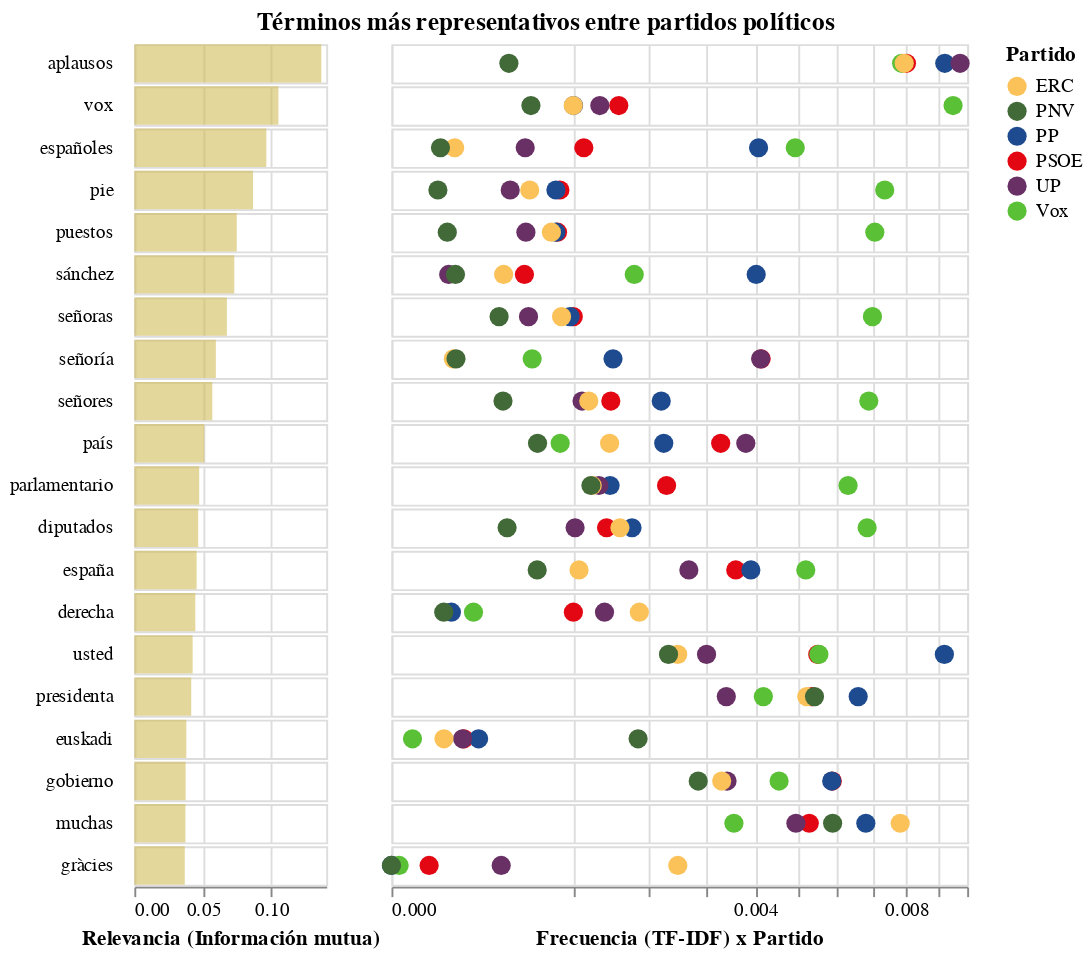

The notebook cell saved with this chart:
### Code cell
selection = alt.selection_point(fields=['_grupo'], bind='legend')


chart_tfidf_grupo = base_grupo.transform_fold(
    ["PSOE", "PP", "Vox", "UP", "ERC", "PNV"],
    ["_grupo", "tfidf"]    
).encode(
    row=alt.Row(
        "term:N",
        sort=alt.EncodingSortField(field="mi_grupo", op="mean", order="descending"),
        title="",
        spacing=0,
        header=None
    ),
    
    x=alt.X('tfidf:Q', title="Frecuencia (TF-IDF) x Partido").scale(type="sqrt"),
    color=alt.Color("_grupo:N",title="Partido", scale=alt.Scale(domain=color_domain,range=color_range)),
    opacity=alt.condition(
        selection,
        alt.value(1),
        alt.value(0.5)
    )
).mark_circle(size=100).add_params(
    selection
).properties(height=20, width=300)

chart_grupo = alt.hconcat(
    chart_mi_grupo, chart_tfidf_grupo,
    spacing=0,
    title=alt.TitleParams(
        ["Términos más representativos entre partidos políticos"],
        align="center",
        anchor="middle"
    )
)
chart_grupo

### Figure 1 — Vega-Lite specification as saved in the notebook (floating-point values rounded to 4 significant figures)
{"config": {"view": {"continuousWidth": 300, "continuousHeight": 300}}, "hconcat": [{"mark": {"type": "bar", "color": "#d2bd5a", "height": 20, "opacity": 0.6}, "encoding": {"row": {"field": "term", "header": {"labelAlign": "left", "labelAngle": 0, "labelOrient": "left"}, "sort": {"field": "mi_grupo", "op": "mean", "order": "descending"}, "spacing": 0, "title": "", "type": "nominal"}, "x": {"aggregate": "mean", "field": "mi_grupo", "title": "Relevancia (Información mutua)", "type": "quantitative"}}, "height": 20, "width": 100}, {"mark": {"type": "circle", "size": 100}, "encoding": {"color": {"field": "_grupo", "scale": {"domain": ["ERC", "PNV", "PP", "PSOE", "UP", "Vox"], "range": ["#fbc259", "#426938", "#1e4b8f", "#e30713", "#693065", "#5ac036"]}, "title": "Partido", "type": "nominal"}, "opacity": {"condition": {"param": "param_2", "value": 1}, "value": 0.5}, "row": {"field": "term", "header": null, "sort": {"field": "mi_grupo", "op": "mean", "order": "descending"}, "spacing": 0, "title": "", "type": "nominal"}, "x": {"field": "tfidf", "scale": {"type": "sqrt"}, "title": "Frecuencia (TF-IDF) x Partido", "type": "quantitative"}}, "height": 20, "name": "view_2", "transform": [{"fold": ["PSOE", "PP", "Vox", "UP", "ERC", "PNV"], "as": ["_grupo", "tfidf"]}], "width": 300}], "data": {"name": "data-2684c91b0f80a975b55a217026756cef"}, "params": [{"name": "param_2", "select": {"type": "point", "fields": ["_grupo"]}, "bind": "legend", "views": ["view_2"]}], "spacing": 0, "title": {"text": ["Términos más representativos entre partidos políticos"], "align": "center", "anchor": "middle"}, "$schema": "https://vega.github.io/schema/vega-lite/v5.6.1.json", "datasets": {"data-2684c91b0f80a975b55a217026756cef": [{"term": "aplausos", "mi_grupo": 0.1364, "ERC": 0.007933, "PNV": 0.000416, "PP": 0.009237, "PSOE": 0.008001, "UP": 0.009755, "Vox": 0.007853}, {"term": "vox", "mi_grupo": 0.1051, "ERC": 0.0009968, "PNV": 0.0005867, "PP": 0.0009997, "PSOE": 0.001559, "UP": 0.00131, "Vox": 0.009516}, {"term": "españoles", "mi_grupo": 0.09634, "ERC": 0.0001206, "PNV": 7.244e-05, "PP": 0.004066, "PSOE": 0.001116, "UP": 0.0005396, "Vox": 0.004919}, {"term": "pie", "mi_grupo": 0.08657, "ERC": 0.0005767, "PNV": 6.502e-05, "PP": 0.0008157, "PSOE": 0.000856, "UP": 0.0004254, "Vox": 0.007341}, {"term": "puestos", "mi_grupo": 0.07474, "ERC": 0.0007717, "PNV": 9.398e-05, "PP": 0.0008148, "PSOE": 0.0008317, "UP": 0.0005453, "Vox": 0.007049}, {"term": "sánchez", "mi_grupo": 0.07291, "ERC": 0.0003794, "PNV": 0.0001235, "PP": 0.004014, "PSOE": 0.0005333, "UP": 9.883e-05, "Vox": 0.001779}, {"term": "señoras", "mi_grupo": 0.06755, "ERC": 0.0008726, "PNV": 0.0003495, "PP": 0.0009625, "PSOE": 0.0009973, "UP": 0.0005666, "Vox": 0.00698}, {"term": "señoría", "mi_grupo": 0.05949, "ERC": 0.0001152, "PNV": 0.0001256, "PP": 0.001481, "PSOE": 0.004123, "UP": 0.004112, "Vox": 0.0005973}, {"term": "señores", "mi_grupo": 0.05689, "ERC": 0.001174, "PNV": 0.0003753, "PP": 0.002196, "PSOE": 0.001452, "UP": 0.001096, "Vox": 0.006875}, {"term": "país", "mi_grupo": 0.05106, "ERC": 0.001436, "PNV": 0.0006438, "PP": 0.002237, "PSOE": 0.00327, "UP": 0.003788, "Vox": 0.0008587}, {"term": "parlamentario", "mi_grupo": 0.04732, "ERC": 0.001215, "PNV": 0.001201, "PP": 0.001442, "PSOE": 0.002284, "UP": 0.001298, "Vox": 0.006291}, {"term": "diputados", "mi_grupo": 0.0466, "ERC": 0.001575, "PNV": 0.0004034, "PP": 0.001746, "PSOE": 0.001396, "UP": 0.001017, "Vox": 0.006827}, {"term": "españa", "mi_grupo": 0.04545, "ERC": 0.001061, "PNV": 0.0006407, "PP": 0.003897, "PSOE": 0.003576, "UP": 0.002668, "Vox": 0.00518}, {"term": "derecha", "mi_grupo": 0.0445, "ERC": 0.001853, "PNV": 8.247e-05, "PP": 0.0001083, "PSOE": 0.0009985, "UP": 0.001369, "Vox": 0.0002029}, {"term": "usted", "mi_grupo": 0.04254, "ERC": 0.002472, "PNV": 0.002316, "PP": 0.009224, "PSOE": 0.005483, "UP": 0.002995, "Vox": 0.005511}, {"term": "presidenta", "mi_grupo": 0.04151, "ERC": 0.005203, "PNV": 0.005399, "PP": 0.006572, "PSOE": 0.005329, "UP": 0.003382, "Vox": 0.004173}, {"term": "euskadi", "mi_grupo": 0.03793, "ERC": 8.303e-05, "PNV": 0.001835, "PP": 0.0002292, "PSOE": 0.000158, "UP": 0.0001525, "Vox": 1.332e-05}, {"term": "gobierno", "mi_grupo": 0.03743, "ERC": 0.00329, "PNV": 0.002839, "PP": 0.005848, "PSOE": 0.005863, "UP": 0.003398, "Vox": 0.004533}, {"term": "muchas", "mi_grupo": 0.03729, "ERC": 0.007809, "PNV": 0.005872, "PP": 0.006789, "PSOE": 0.005266, "UP": 0.004935, "Vox": 0.003538}, {"term": "gràcies", "mi_grupo": 0.03681, "ERC": 0.002473, "PNV": 0.0, "PP": 0.0, "PSOE": 4.274e-05, "UP": 0.0003634, "Vox": 1.762e-06}]}}
